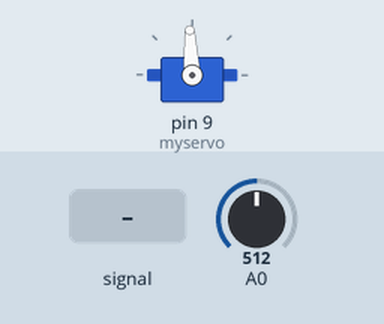
A sketch run on a simulated Arduino Uno, built with avr-gcc and run on an emulated ATmega328P. Parts: servo. Inputs (shaded band) come from the test bench; at power-on: A0 = 512. What the sketch prints to the serial monitor is not drawn.

Above: at 1.2 s.
1.3 s: A0 fed a 200 Hz sine of ±81 counts around its level
4.3 s: A0 set to 306
5.8 s: A0 set to 122
At 6.8 s:
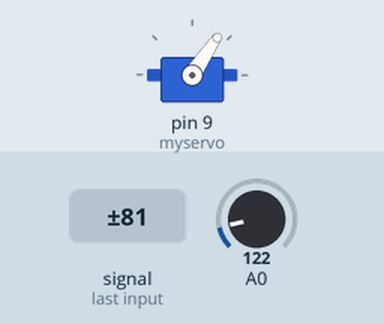
7.3 s: A0 set to 900
At 8.0 s:
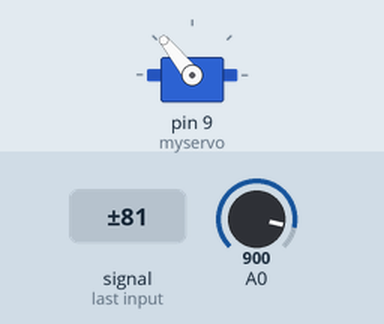
8.8 s: A0 set to 1023
At 9.1 s:
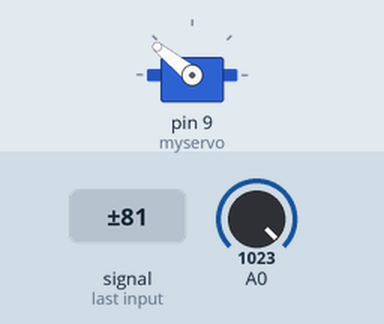
10.3 s: A0 set to 511
At 11.5 s:
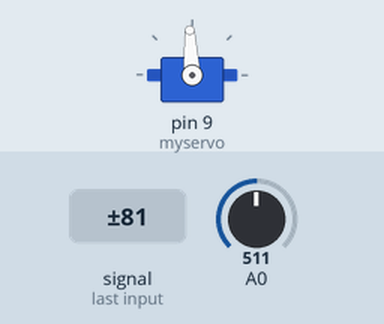
Timing chart, 0 to 12.8 s (numbered marks = the images above; inputs shaded):
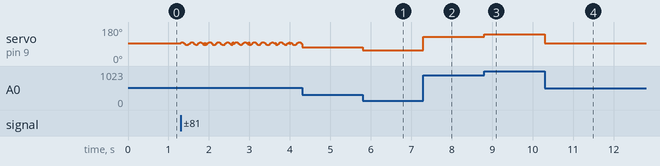

The sketch:

287-ESCDriver.ino
```cpp
#include <Servo.h>

Servo myservo;

void setup() {
  Serial.begin(115200);

  myservo.attach(9);

}

int v = 0;

void loop() {
  v = analogRead(A0);
  myservo.writeMicroseconds(map(v, 0, 1024, 1000, 2000));
  Serial.println(v);
}
```

Measured:
- after the input at 5.8 s, servo on pin 9 (myservo): 73° → 56° at once
- after the input at 7.3 s, servo on pin 9 (myservo): 56° → 129° at once
- after the input at 8.8 s, servo on pin 9 (myservo): 129° → 141° at once
- after the input at 10.3 s, servo on pin 9 (myservo): 141° → 93° at once
